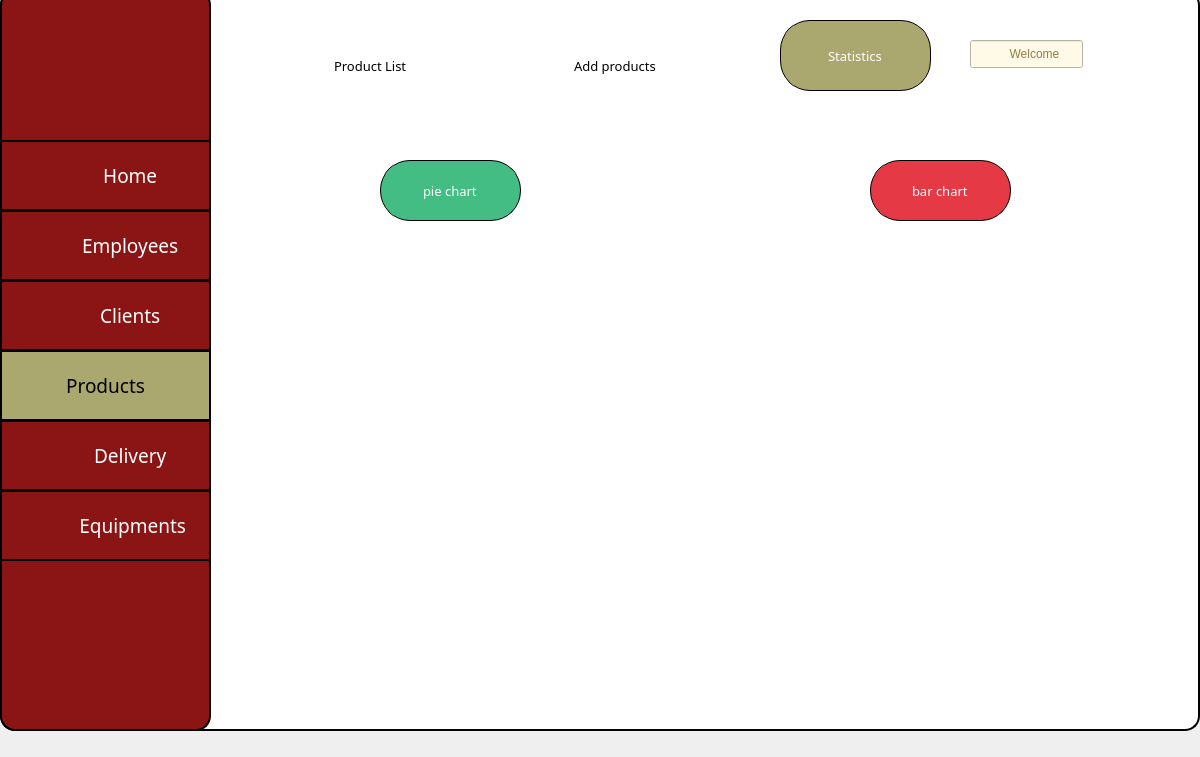
<?xml version="1.0" encoding="UTF-8"?>
<ui version="4.0">
 <class>MainWindow</class>
 <widget class="QMainWindow" name="MainWindow">
  <property name="enabled">
   <bool>true</bool>
  </property>
  <property name="geometry">
   <rect>
    <x>0</x>
    <y>0</y>
    <width>1200</width>
    <height>757</height>
   </rect>
  </property>
  <property name="minimumSize">
   <size>
    <width>800</width>
    <height>0</height>
   </size>
  </property>
  <property name="maximumSize">
   <size>
    <width>1200</width>
    <height>1200</height>
   </size>
  </property>
  <property name="windowTitle">
   <string>MainWindow</string>
  </property>
  <widget class="QWidget" name="centralwidget">
   <widget class="QFrame" name="frame_2">
    <property name="geometry">
     <rect>
      <x>0</x>
      <y>-10</y>
      <width>1200</width>
      <height>741</height>
     </rect>
    </property>
    <property name="maximumSize">
     <size>
      <width>1200</width>
      <height>1200</height>
     </size>
    </property>
    <property name="styleSheet">
     <string notr="true">#frame_2{
border: 2px solid;
border-color: rgb(0, 0, 0);
background-color: rgb(255, 249, 231);
background-color: rgb(255, 255, 255);
border-radius: 15px;
}</string>
    </property>
    <property name="frameShape">
     <enum>QFrame::Shape::StyledPanel</enum>
    </property>
    <property name="frameShadow">
     <enum>QFrame::Shadow::Raised</enum>
    </property>
    <widget class="QFrame" name="frame">
     <property name="geometry">
      <rect>
       <x>0</x>
       <y>0</y>
       <width>211</width>
       <height>741</height>
      </rect>
     </property>
     <property name="styleSheet">
      <string notr="true">#frame{border: 2px solid black;
	

	background-color: rgb(139, 21, 21);
border-radius: 15px;

}</string>
     </property>
     <property name="frameShape">
      <enum>QFrame::Shape::StyledPanel</enum>
     </property>
     <property name="frameShadow">
      <enum>QFrame::Shadow::Raised</enum>
     </property>
     <widget class="QLabel" name="label_2">
      <property name="geometry">
       <rect>
        <x>25</x>
        <y>60</y>
        <width>41</width>
        <height>31</height>
       </rect>
      </property>
      <property name="text">
       <string/>
      </property>
      <property name="pixmap">
       <pixmap>menu (2).png</pixmap>
      </property>
      <property name="scaledContents">
       <bool>true</bool>
      </property>
     </widget>
     <widget class="QToolButton" name="toolButton">
      <property name="geometry">
       <rect>
        <x>0</x>
        <y>220</y>
        <width>211</width>
        <height>71</height>
       </rect>
      </property>
      <property name="font">
       <font>
        <family>Rage Italic</family>
        <pointsize>14</pointsize>
       </font>
      </property>
      <property name="styleSheet">
       <string notr="true">color: rgb(0, 0, 0);
color: rgb(255, 255, 255);

	background-color: rgb(139, 21, 21);
border: 2px solid black;
</string>
      </property>
      <property name="text">
       <string>          Employees</string>
      </property>
      <property name="iconSize">
       <size>
        <width>20</width>
        <height>20</height>
       </size>
      </property>
      <property name="checkable">
       <bool>false</bool>
      </property>
     </widget>
     <widget class="QLabel" name="label_4">
      <property name="geometry">
       <rect>
        <x>20</x>
        <y>230</y>
        <width>41</width>
        <height>41</height>
       </rect>
      </property>
      <property name="text">
       <string/>
      </property>
      <property name="pixmap">
       <pixmap>employees (1).png</pixmap>
      </property>
      <property name="scaledContents">
       <bool>true</bool>
      </property>
     </widget>
     <widget class="QToolButton" name="toolButton_2">
      <property name="geometry">
       <rect>
        <x>0</x>
        <y>290</y>
        <width>211</width>
        <height>71</height>
       </rect>
      </property>
      <property name="font">
       <font>
        <family>Rage Italic</family>
        <pointsize>14</pointsize>
       </font>
      </property>
      <property name="styleSheet">
       <string notr="true">color: rgb(0, 0, 0);
color: rgb(255, 255, 255);

	background-color: rgb(139, 21, 21);
border: 2px solid black;</string>
      </property>
      <property name="text">
       <string>          Clients</string>
      </property>
      <property name="iconSize">
       <size>
        <width>20</width>
        <height>20</height>
       </size>
      </property>
      <property name="checkable">
       <bool>false</bool>
      </property>
     </widget>
     <widget class="QLabel" name="label_7">
      <property name="geometry">
       <rect>
        <x>20</x>
        <y>300</y>
        <width>41</width>
        <height>41</height>
       </rect>
      </property>
      <property name="text">
       <string/>
      </property>
      <property name="pixmap">
       <pixmap>client.png</pixmap>
      </property>
      <property name="scaledContents">
       <bool>true</bool>
      </property>
     </widget>
     <widget class="QToolButton" name="toolButton_5">
      <property name="geometry">
       <rect>
        <x>0</x>
        <y>360</y>
        <width>211</width>
        <height>71</height>
       </rect>
      </property>
      <property name="font">
       <font>
        <family>Rage Italic</family>
        <pointsize>14</pointsize>
       </font>
      </property>
      <property name="styleSheet">
       <string notr="true">
color: rgb(0, 0, 0);
background-color: rgb(171, 168, 111);
border: 2px solid black;
</string>
      </property>
      <property name="text">
       <string>Products</string>
      </property>
      <property name="iconSize">
       <size>
        <width>20</width>
        <height>20</height>
       </size>
      </property>
      <property name="checkable">
       <bool>false</bool>
      </property>
     </widget>
     <widget class="QLabel" name="label_8">
      <property name="geometry">
       <rect>
        <x>20</x>
        <y>370</y>
        <width>41</width>
        <height>41</height>
       </rect>
      </property>
      <property name="text">
       <string/>
      </property>
      <property name="pixmap">
       <pixmap>canned-food.png</pixmap>
      </property>
      <property name="scaledContents">
       <bool>true</bool>
      </property>
     </widget>
     <widget class="QToolButton" name="toolButton_6">
      <property name="geometry">
       <rect>
        <x>0</x>
        <y>430</y>
        <width>211</width>
        <height>71</height>
       </rect>
      </property>
      <property name="font">
       <font>
        <family>Rage Italic</family>
        <pointsize>14</pointsize>
       </font>
      </property>
      <property name="styleSheet">
       <string notr="true">color: rgb(0, 0, 0);
color: rgb(255, 255, 255);

	background-color: rgb(139, 21, 21);
border: 2px solid black;</string>
      </property>
      <property name="text">
       <string>          Delivery</string>
      </property>
      <property name="iconSize">
       <size>
        <width>20</width>
        <height>20</height>
       </size>
      </property>
      <property name="checkable">
       <bool>false</bool>
      </property>
     </widget>
     <widget class="QLabel" name="label_9">
      <property name="geometry">
       <rect>
        <x>20</x>
        <y>440</y>
        <width>41</width>
        <height>41</height>
       </rect>
      </property>
      <property name="text">
       <string/>
      </property>
      <property name="pixmap">
       <pixmap>delivery-bike.png</pixmap>
      </property>
      <property name="scaledContents">
       <bool>true</bool>
      </property>
     </widget>
     <widget class="QToolButton" name="toolButton_7">
      <property name="geometry">
       <rect>
        <x>0</x>
        <y>500</y>
        <width>211</width>
        <height>71</height>
       </rect>
      </property>
      <property name="font">
       <font>
        <family>Rage Italic</family>
        <pointsize>14</pointsize>
        <italic>false</italic>
        <bold>false</bold>
        <kerning>true</kerning>
       </font>
      </property>
      <property name="styleSheet">
       <string notr="true">color: rgb(0, 0, 0);
color: rgb(255, 255, 255);

	background-color: rgb(139, 21, 21);
border: 2px solid black;</string>
      </property>
      <property name="text">
       <string>           Equipments</string>
      </property>
      <property name="iconSize">
       <size>
        <width>20</width>
        <height>20</height>
       </size>
      </property>
      <property name="checkable">
       <bool>false</bool>
      </property>
     </widget>
     <widget class="QLabel" name="label_10">
      <property name="geometry">
       <rect>
        <x>20</x>
        <y>510</y>
        <width>41</width>
        <height>41</height>
       </rect>
      </property>
      <property name="text">
       <string/>
      </property>
      <property name="pixmap">
       <pixmap>image (1).png</pixmap>
      </property>
      <property name="scaledContents">
       <bool>true</bool>
      </property>
     </widget>
     <widget class="QLabel" name="label_11">
      <property name="geometry">
       <rect>
        <x>130</x>
        <y>640</y>
        <width>41</width>
        <height>41</height>
       </rect>
      </property>
      <property name="text">
       <string/>
      </property>
      <property name="pixmap">
       <pixmap>C:/Users/user/AppData/Local/Temp/Downloads/check-out (1) (1).png</pixmap>
      </property>
      <property name="scaledContents">
       <bool>true</bool>
      </property>
     </widget>
     <widget class="QLabel" name="label_12">
      <property name="geometry">
       <rect>
        <x>30</x>
        <y>640</y>
        <width>41</width>
        <height>41</height>
       </rect>
      </property>
      <property name="text">
       <string/>
      </property>
      <property name="pixmap">
       <pixmap>C:/Users/user/AppData/Local/Temp/Downloads/gear.png</pixmap>
      </property>
      <property name="scaledContents">
       <bool>true</bool>
      </property>
     </widget>
     <widget class="QToolButton" name="toolButton_3">
      <property name="geometry">
       <rect>
        <x>0</x>
        <y>150</y>
        <width>211</width>
        <height>71</height>
       </rect>
      </property>
      <property name="font">
       <font>
        <family>Rage Italic</family>
        <pointsize>14</pointsize>
       </font>
      </property>
      <property name="styleSheet">
       <string notr="true">color: rgb(0, 0, 0);
color: rgb(255, 255, 255);

	background-color: rgb(139, 21, 21);
border: 2px solid black;</string>
      </property>
      <property name="text">
       <string>          Home</string>
      </property>
      <property name="iconSize">
       <size>
        <width>20</width>
        <height>20</height>
       </size>
      </property>
      <property name="checkable">
       <bool>false</bool>
      </property>
     </widget>
     <widget class="QLabel" name="label_14">
      <property name="geometry">
       <rect>
        <x>20</x>
        <y>160</y>
        <width>41</width>
        <height>41</height>
       </rect>
      </property>
      <property name="text">
       <string/>
      </property>
      <property name="pixmap">
       <pixmap>home (3).png</pixmap>
      </property>
      <property name="scaledContents">
       <bool>true</bool>
      </property>
     </widget>
     <widget class="QLabel" name="label_21">
      <property name="geometry">
       <rect>
        <x>120</x>
        <y>620</y>
        <width>51</width>
        <height>51</height>
       </rect>
      </property>
      <property name="text">
       <string/>
      </property>
      <property name="pixmap">
       <pixmap>check-out_(1)_(1)[1].png</pixmap>
      </property>
      <property name="scaledContents">
       <bool>true</bool>
      </property>
     </widget>
     <widget class="QLabel" name="label_22">
      <property name="geometry">
       <rect>
        <x>30</x>
        <y>630</y>
        <width>41</width>
        <height>41</height>
       </rect>
      </property>
      <property name="text">
       <string/>
      </property>
      <property name="pixmap">
       <pixmap>gear[1].png</pixmap>
      </property>
      <property name="scaledContents">
       <bool>true</bool>
      </property>
     </widget>
     <widget class="QLabel" name="label">
      <property name="geometry">
       <rect>
        <x>96</x>
        <y>30</y>
        <width>91</width>
        <height>91</height>
       </rect>
      </property>
      <property name="text">
       <string/>
      </property>
      <property name="pixmap">
       <pixmap>WhatsApp_Image_2024-10-04_à_11.46.59_70e5b125-removebg-preview (1).png</pixmap>
      </property>
      <property name="scaledContents">
       <bool>true</bool>
      </property>
     </widget>
    </widget>
    <widget class="QLabel" name="label_13">
     <property name="geometry">
      <rect>
       <x>1090</x>
       <y>30</y>
       <width>63</width>
       <height>61</height>
      </rect>
     </property>
     <property name="text">
      <string/>
     </property>
     <property name="pixmap">
      <pixmap>user (1).png</pixmap>
     </property>
     <property name="scaledContents">
      <bool>true</bool>
     </property>
    </widget>
    <widget class="QLineEdit" name="lineEdit_3">
     <property name="geometry">
      <rect>
       <x>970</x>
       <y>50</y>
       <width>113</width>
       <height>28</height>
      </rect>
     </property>
     <property name="styleSheet">
      <string notr="true">background-color: rgb(255, 249, 231);
font: 20pt &quot;Rage Italic&quot;;
color: rgb(148, 125, 66);</string>
     </property>
     <property name="text">
      <string>           Welcome</string>
     </property>
     <property name="dragEnabled">
      <bool>false</bool>
     </property>
    </widget>
    <widget class="QLineEdit" name="lineEdit_2">
     <property name="geometry">
      <rect>
       <x>780</x>
       <y>30</y>
       <width>151</width>
       <height>71</height>
      </rect>
     </property>
     <property name="font">
      <font>
       <family>MV Boli</family>
       <pointsize>10</pointsize>
       <italic>false</italic>
       <bold>false</bold>
      </font>
     </property>
     <property name="styleSheet">
      <string notr="true">border: 1px solid black;

color: rgb(255, 255, 255);
font: 10pt ;

background-color: rgb(171, 168, 111);




border-radius:30px;
</string>
     </property>
     <property name="text">
      <string>Statistics</string>
     </property>
     <property name="frame">
      <bool>true</bool>
     </property>
     <property name="cursorPosition">
      <number>10</number>
     </property>
     <property name="alignment">
      <set>Qt::AlignmentFlag::AlignCenter</set>
     </property>
     <property name="dragEnabled">
      <bool>false</bool>
     </property>
     <property name="readOnly">
      <bool>false</bool>
     </property>
    </widget>
    <widget class="QLabel" name="label_5">
     <property name="geometry">
      <rect>
       <x>260</x>
       <y>50</y>
       <width>51</width>
       <height>51</height>
      </rect>
     </property>
     <property name="text">
      <string/>
     </property>
     <property name="pixmap">
      <pixmap>complete[1].png</pixmap>
     </property>
     <property name="scaledContents">
      <bool>true</bool>
     </property>
    </widget>
    <widget class="QLineEdit" name="lineEdit_5">
     <property name="geometry">
      <rect>
       <x>540</x>
       <y>40</y>
       <width>151</width>
       <height>71</height>
      </rect>
     </property>
     <property name="font">
      <font>
       <family>MV Boli</family>
       <pointsize>10</pointsize>
       <italic>false</italic>
       <bold>false</bold>
      </font>
     </property>
     <property name="styleSheet">
      <string notr="true">background-color: rgb(255, 255, 255);
color: rgb(0, 0, 0);
font: 10pt ;


border-radius:30px;
</string>
     </property>
     <property name="text">
      <string>Add products</string>
     </property>
     <property name="frame">
      <bool>true</bool>
     </property>
     <property name="cursorPosition">
      <number>12</number>
     </property>
     <property name="alignment">
      <set>Qt::AlignmentFlag::AlignCenter</set>
     </property>
     <property name="dragEnabled">
      <bool>false</bool>
     </property>
     <property name="readOnly">
      <bool>false</bool>
     </property>
    </widget>
    <widget class="QLabel" name="label_15">
     <property name="geometry">
      <rect>
       <x>510</x>
       <y>50</y>
       <width>41</width>
       <height>41</height>
      </rect>
     </property>
     <property name="text">
      <string/>
     </property>
     <property name="pixmap">
      <pixmap>10608872.png</pixmap>
     </property>
     <property name="scaledContents">
      <bool>true</bool>
     </property>
    </widget>
    <widget class="QLineEdit" name="lineEdit_6">
     <property name="geometry">
      <rect>
       <x>310</x>
       <y>40</y>
       <width>121</width>
       <height>71</height>
      </rect>
     </property>
     <property name="font">
      <font>
       <family>MV Boli</family>
       <pointsize>10</pointsize>
       <italic>false</italic>
       <bold>false</bold>
      </font>
     </property>
     <property name="styleSheet">
      <string notr="true">background-color: rgb(255, 255, 255);
color: rgb(0, 0, 0);
font: 10pt ;


border-radius:30px;
</string>
     </property>
     <property name="text">
      <string>Product List</string>
     </property>
     <property name="frame">
      <bool>true</bool>
     </property>
     <property name="cursorPosition">
      <number>12</number>
     </property>
     <property name="alignment">
      <set>Qt::AlignmentFlag::AlignCenter</set>
     </property>
     <property name="dragEnabled">
      <bool>false</bool>
     </property>
     <property name="readOnly">
      <bool>false</bool>
     </property>
    </widget>
    <widget class="QLabel" name="label_17">
     <property name="geometry">
      <rect>
       <x>730</x>
       <y>50</y>
       <width>41</width>
       <height>41</height>
      </rect>
     </property>
     <property name="text">
      <string/>
     </property>
     <property name="pixmap">
      <pixmap>2636315.png</pixmap>
     </property>
     <property name="scaledContents">
      <bool>true</bool>
     </property>
    </widget>
    <widget class="QLineEdit" name="lineEdit_9">
     <property name="geometry">
      <rect>
       <x>380</x>
       <y>170</y>
       <width>141</width>
       <height>61</height>
      </rect>
     </property>
     <property name="font">
      <font>
       <family>MV Boli</family>
       <pointsize>10</pointsize>
       <italic>false</italic>
       <bold>false</bold>
      </font>
     </property>
     <property name="styleSheet">
      <string notr="true">border: 1px solid black;

color: rgb(255, 255, 255);
font: 10pt ;

background-color: rgb(171, 168, 111);
background-color: rgb(68, 189, 133);


border-radius:30px;
</string>
     </property>
     <property name="text">
      <string>pie chart</string>
     </property>
     <property name="frame">
      <bool>true</bool>
     </property>
     <property name="cursorPosition">
      <number>9</number>
     </property>
     <property name="alignment">
      <set>Qt::AlignmentFlag::AlignCenter</set>
     </property>
     <property name="dragEnabled">
      <bool>false</bool>
     </property>
     <property name="readOnly">
      <bool>false</bool>
     </property>
    </widget>
    <widget class="QLineEdit" name="lineEdit_10">
     <property name="geometry">
      <rect>
       <x>870</x>
       <y>170</y>
       <width>141</width>
       <height>61</height>
      </rect>
     </property>
     <property name="font">
      <font>
       <family>MV Boli</family>
       <pointsize>10</pointsize>
       <italic>false</italic>
       <bold>false</bold>
      </font>
     </property>
     <property name="styleSheet">
      <string notr="true">border: 1px solid black;


color: rgb(255, 255, 255);
font: 10pt ;

background-color: rgb(171, 168, 111);
background-color: rgb(126, 61, 64);
background-color: rgb(230, 57, 70);

border-radius:30px;
</string>
     </property>
     <property name="text">
      <string>bar chart</string>
     </property>
     <property name="frame">
      <bool>true</bool>
     </property>
     <property name="cursorPosition">
      <number>9</number>
     </property>
     <property name="alignment">
      <set>Qt::AlignmentFlag::AlignCenter</set>
     </property>
     <property name="dragEnabled">
      <bool>false</bool>
     </property>
     <property name="readOnly">
      <bool>false</bool>
     </property>
    </widget>
    <widget class="QLabel" name="label_19">
     <property name="geometry">
      <rect>
       <x>1000</x>
       <y>330</y>
       <width>51</width>
       <height>51</height>
      </rect>
     </property>
     <property name="text">
      <string/>
     </property>
     <property name="pixmap">
      <pixmap>C:/Users/user/AppData/Local/Temp/Downloads/edit.png</pixmap>
     </property>
     <property name="scaledContents">
      <bool>true</bool>
     </property>
    </widget>
    <widget class="QLabel" name="label_3">
     <property name="geometry">
      <rect>
       <x>330</x>
       <y>180</y>
       <width>41</width>
       <height>41</height>
      </rect>
     </property>
     <property name="text">
      <string/>
     </property>
     <property name="pixmap">
      <pixmap>images (1).png</pixmap>
     </property>
     <property name="scaledContents">
      <bool>true</bool>
     </property>
    </widget>
    <widget class="QLabel" name="label_6">
     <property name="geometry">
      <rect>
       <x>330</x>
       <y>280</y>
       <width>281</width>
       <height>231</height>
      </rect>
     </property>
     <property name="text">
      <string/>
     </property>
     <property name="pixmap">
      <pixmap>Pie-chart.jpg</pixmap>
     </property>
     <property name="scaledContents">
      <bool>true</bool>
     </property>
    </widget>
    <widget class="QLabel" name="label_16">
     <property name="geometry">
      <rect>
       <x>830</x>
       <y>180</y>
       <width>37</width>
       <height>41</height>
      </rect>
     </property>
     <property name="text">
      <string/>
     </property>
     <property name="pixmap">
      <pixmap>5880042.png</pixmap>
     </property>
     <property name="scaledContents">
      <bool>true</bool>
     </property>
    </widget>
    <widget class="QLabel" name="label_18">
     <property name="geometry">
      <rect>
       <x>730</x>
       <y>290</y>
       <width>391</width>
       <height>251</height>
      </rect>
     </property>
     <property name="text">
      <string/>
     </property>
     <property name="pixmap">
      <pixmap>diagrammebaton2_2.png</pixmap>
     </property>
     <property name="scaledContents">
      <bool>true</bool>
     </property>
    </widget>
   </widget>
  </widget>
 </widget>
 <resources/>
 <connections/>
</ui>
